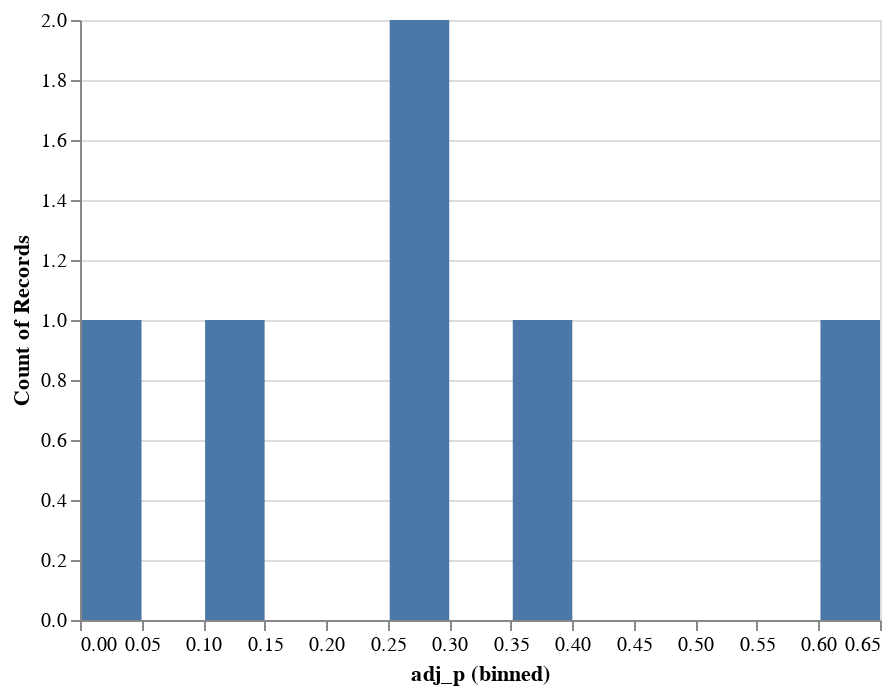

The cell this chart's notebook holds for it:
### Code cell
alt.Chart(all_results_filtered).mark_bar().encode(
    x=alt.X(
        "adj_p",
        bin=alt.Bin(step=0.05)
    ),
    y=alt.Y(
        "count()"
    )
)

### Figure 1 — Vega-Lite specification as saved in the notebook (floating-point values rounded to 4 significant figures)
{"config": {"view": {"continuousWidth": 400, "continuousHeight": 300}}, "data": {"name": "data-2a6349aa5a5796fb03e9098bb1bbdd38"}, "mark": "bar", "encoding": {"x": {"type": "quantitative", "bin": {"step": 0.05}, "field": "adj_p"}, "y": {"type": "quantitative", "aggregate": "count"}}, "$schema": "https://vega.github.io/schema/vega-lite/v4.8.1.json", "datasets": {"data-2a6349aa5a5796fb03e9098bb1bbdd38": [{"index": 11, "cancer_type": "hnscc", "cnv_event": "above_reg_line", "gene": "PIK3CA_Mutation_Status", "pval": 0.1516, "mut_freq": 0.0991, "adj_p": 0.2758}, {"index": 14, "cancer_type": "lscc", "cnv_event": "above_reg_line", "gene": "PTEN_Mutation_Status", "pval": 0.1839, "mut_freq": 0.1034, "adj_p": 0.2758}, {"index": 16, "cancer_type": "lscc", "cnv_event": "above_reg_line", "gene": "PIK3CA_Mutation_Status", "pval": 0.6093, "mut_freq": 0.09483, "adj_p": 0.6093}, {"index": 17, "cancer_type": "lscc", "cnv_event": "above_reg_line", "gene": "ARID1A_Mutation_Status", "pval": 0.3001, "mut_freq": 0.1207, "adj_p": 0.3602}, {"index": 18, "cancer_type": "luad", "cnv_event": "above_reg_line", "gene": "TP53_Mutation_Status", "pval": 0.03666, "mut_freq": 0.5364, "adj_p": 0.11}, {"index": 19, "cancer_type": "luad", "cnv_event": "above_reg_line", "gene": "KRAS_Mutation_Status", "pval": 0.003166, "mut_freq": 0.3, "adj_p": 0.01899}]}}
